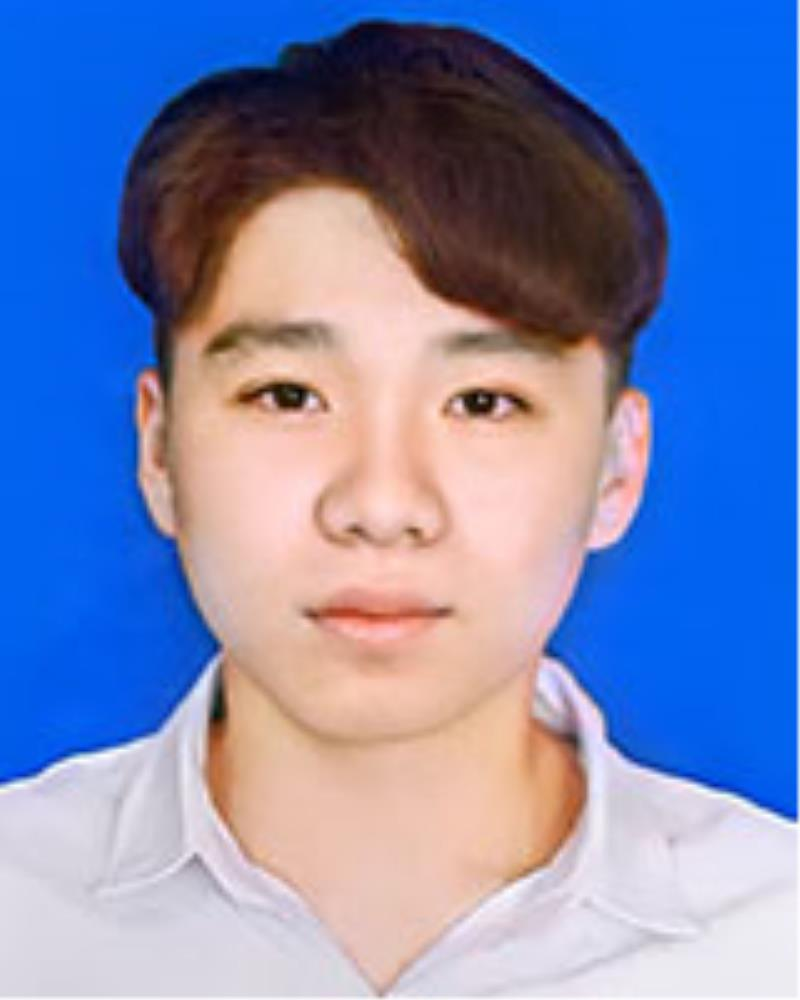
#> input picture pratice/week_1/img/download.png, 800 x 1000 px
$ jupyter execute --allow-errors 21011801_tranky.ipynb
#> lines starting #> are read from the running program, lines starting #| are printed output that depends on the picture
# Import libraries

[cell 1]
import cv2
import matplotlib.pyplot as plt
import numpy as np

# Read and show images

[cell 2]
path = './img/download.png'
img = cv2.imread(path,0)
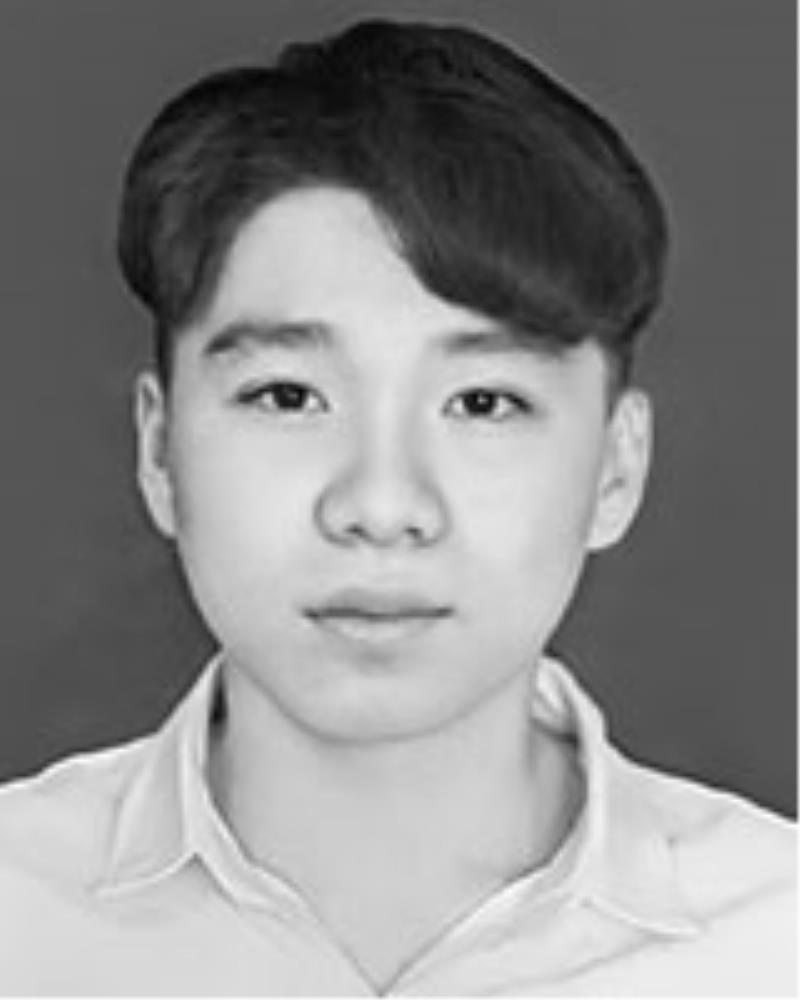
#> img: shape (1000, 800); min 3, max 255, mean 136.6
img
# '''
# ảnh sẽ là một ma trận
# ''

[cell 3]
# plt.imshow(img[:,:,::-1]) # đảo ngược kênh màu thành màu RGB
plt.imshow(img,cmap='gray') # đảo ngược kênh màu thành màu RGB
img.shape
#> Out = (1000, 800)

# Show size of image

[cell 4]
# [5 lines of commented-out code are left out]

[cell 5]
print("Img size: ", img.size) # size = Height * Width * Channel
#| Img size:  800000

# Show type of image

[cell 6]
img.dtype
# '''
#     Kiểu dữ liệu của ảnh
# '''

# imread() with different color format
- IMREAD_ANYCOLOR=4
- IMREAD_ANYDEPTH = 2
- IMREAD_COLOR=1
- IMREAD_GRAYSCALE = 0
- IMREAD_LOAD_GDAL = 8
- IMREAD_UNCHANGED = -1

[cell 7]
def read_img_option(path, option):
#> called with path = './img/download.png', option = 4
    img= cv2.imread(path,option)
#> img is the input picture: shape (1000, 800, 3); mean B, G, R 181.2, 135.7, 121.4
    return img
def show_img(img):
    plt.imshow(img)
    plt.axis('off')
    plt.show()

[cell 8]
img_anycolor=read_img_option(path, cv2.IMREAD_ANYCOLOR)
show_img(img_anycolor)

[cell 9]
img_anydepth=read_img_option(path, cv2.IMREAD_ANYDEPTH)
show_img(img_anydepth)

[cell 10]
img_color=read_img_option(path, cv2.IMREAD_COLOR)
show_img(img_color)

[cell 11]
img_grayscale=read_img_option(path, cv2.IMREAD_GRAYSCALE)
show_img(img_grayscale)

[cell 12]
img_load_gdal=read_img_option(path, cv2.IMREAD_LOAD_GDAL)
show_img(img_load_gdal)

[cell 13]
img_unchanged=read_img_option(path, cv2.IMREAD_UNCHANGED)
show_img(img_unchanged)

# Make a random image

[cell 14]
import os
randomByteArray = bytearray(os.urandom(120000))
flatNumpyArray = np.array(randomByteArray)
type(flatNumpyArray)

[cell 15]
flatNumpyArray.shape

[cell 16]
flatNumpyArray[5:20]

[cell 17]
np.max(flatNumpyArray)

[cell 18]
grayImage= flatNumpyArray.reshape(300,400)
show_img(grayImage)
#> in show_img (call 7), `plt.show()`:
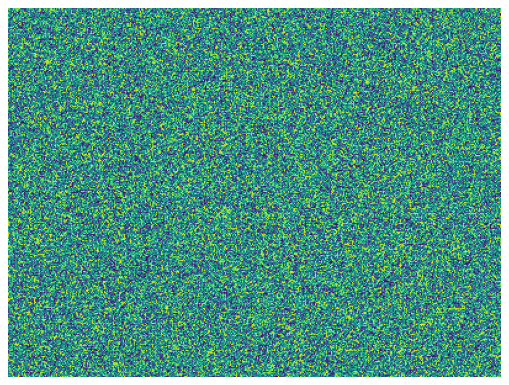
#> figure drawn by matplotlib, 1 panel

[cell 19]
bgrImage= flatNumpyArray.reshape(100,400,3)
show_img(bgrImage[:,:,::-1])
#> in show_img (call 8), `plt.show()`:
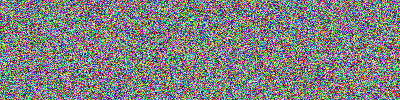
#> shown: shape (100, 400, 3); mean R, G, B 127.5, 127.4, 127.7

[cell 20]
array=np.random.randint(0,256,120000)
grayImage= array.reshape(300,400)
show_img(grayImage)
#> in show_img (call 9), `plt.show()`:
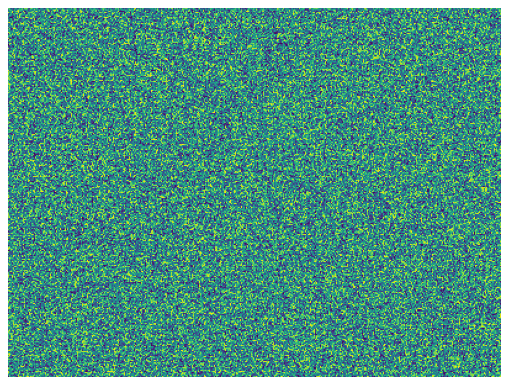
#> figure drawn by matplotlib, 1 panel

$ run again, with pratice/week_1/img/00750.jpeg saved as pratice/week_1/img/download.png
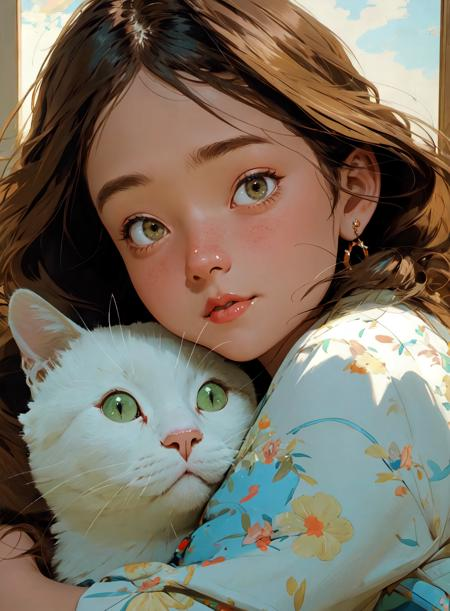
#> input picture pratice/week_1/img/00750.jpeg, 450 x 611 px
#| Img size:  274950
#> in read_img_option, img is the input picture: shape (611, 450, 3); mean B, G, R 99.2, 113.3, 122.5
#> in show_img (call 7), `plt.show()`:
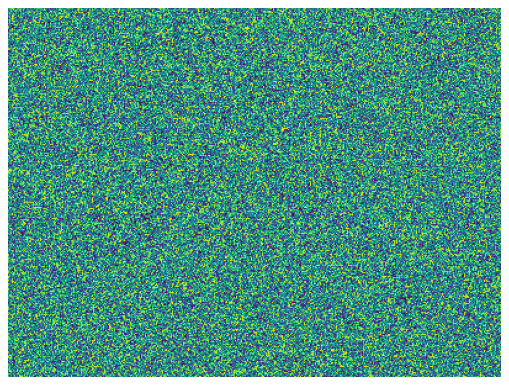
#> figure drawn by matplotlib, 1 panel
#> in show_img (call 8), `plt.show()`:
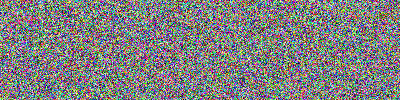
#> shown: shape (100, 400, 3); mean R, G, B 127.4, 127.3, 127.5
